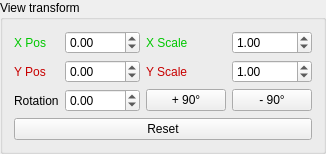
      <widget class="QGroupBox" name="transform">
       <property name="sizePolicy">
        <sizepolicy hsizetype="Preferred" vsizetype="Preferred">
         <horstretch>0</horstretch>
         <verstretch>0</verstretch>
        </sizepolicy>
       </property>
       <property name="title">
        <string>View transform</string>
       </property>
       <property name="checkable">
        <bool>false</bool>
       </property>
       <property name="checked">
        <bool>false</bool>
       </property>
       <layout class="QVBoxLayout" name="verticalLayout_5">
        <item>
         <layout class="QGridLayout" name="gridLayout_4">
          <item row="0" column="0">
           <widget class="QLabel" name="label_18">
            <property name="styleSheet">
             <string notr="true">color: rgb(0, 200, 0)</string>
            </property>
            <property name="text">
             <string>X Pos</string>
            </property>
           </widget>
          </item>
          <item row="2" column="1">
           <widget class="QDoubleSpinBox" name="rotation">
            <property name="wrapping">
             <bool>true</bool>
            </property>
            <property name="minimum">
             <double>-180.000000000000000</double>
            </property>
            <property name="maximum">
             <double>180.000000000000000</double>
            </property>
            <property name="stepType">
             <enum>QAbstractSpinBox::AdaptiveDecimalStepType</enum>
            </property>
           </widget>
          </item>
          <item row="1" column="0">
           <widget class="QLabel" name="label_21">
            <property name="styleSheet">
             <string notr="true">color: rgb(200,0, 0)</string>
            </property>
            <property name="text">
             <string>Y Pos</string>
            </property>
           </widget>
          </item>
          <item row="0" column="3">
           <widget class="QDoubleSpinBox" name="scaleX">
            <property name="sizePolicy">
             <sizepolicy hsizetype="Minimum" vsizetype="Fixed">
              <horstretch>0</horstretch>
              <verstretch>0</verstretch>
             </sizepolicy>
            </property>
            <property name="minimum">
             <double>0.100000000000000</double>
            </property>
            <property name="maximum">
             <double>100.000000000000000</double>
            </property>
            <property name="singleStep">
             <double>0.100000000000000</double>
            </property>
            <property name="stepType">
             <enum>QAbstractSpinBox::AdaptiveDecimalStepType</enum>
            </property>
            <property name="value">
             <double>1.000000000000000</double>
            </property>
           </widget>
          </item>
          <item row="0" column="2">
           <widget class="QLabel" name="label_20">
            <property name="styleSheet">
             <string notr="true">color: rgb(0, 200, 0)</string>
            </property>
            <property name="text">
             <string>X Scale</string>
            </property>
           </widget>
          </item>
          <item row="2" column="2">
           <widget class="QPushButton" name="btnViewPlus90">
            <property name="text">
             <string>+ 90°</string>
            </property>
           </widget>
          </item>
          <item row="2" column="3">
           <widget class="QPushButton" name="btnViewMinus90">
            <property name="text">
             <string>- 90°</string>
            </property>
           </widget>
          </item>
          <item row="1" column="1">
           <widget class="QDoubleSpinBox" name="translateY">
            <property name="sizePolicy">
             <sizepolicy hsizetype="Minimum" vsizetype="Fixed">
              <horstretch>0</horstretch>
              <verstretch>0</verstretch>
             </sizepolicy>
            </property>
            <property name="minimum">
             <double>-1000.000000000000000</double>
            </property>
            <property name="maximum">
             <double>1000.000000000000000</double>
            </property>
            <property name="stepType">
             <enum>QAbstractSpinBox::AdaptiveDecimalStepType</enum>
            </property>
           </widget>
          </item>
          <item row="1" column="3">
           <widget class="QDoubleSpinBox" name="scaleY">
            <property name="minimum">
             <double>0.100000000000000</double>
            </property>
            <property name="maximum">
             <double>100.000000000000000</double>
            </property>
            <property name="singleStep">
             <double>0.100000000000000</double>
            </property>
            <property name="stepType">
             <enum>QAbstractSpinBox::AdaptiveDecimalStepType</enum>
            </property>
            <property name="value">
             <double>1.000000000000000</double>
            </property>
           </widget>
          </item>
          <item row="0" column="1">
           <widget class="QDoubleSpinBox" name="translateX">
            <property name="sizePolicy">
             <sizepolicy hsizetype="Minimum" vsizetype="Fixed">
              <horstretch>0</horstretch>
              <verstretch>0</verstretch>
             </sizepolicy>
            </property>
            <property name="minimum">
             <double>-1000.000000000000000</double>
            </property>
            <property name="maximum">
             <double>1000.000000000000000</double>
            </property>
            <property name="stepType">
             <enum>QAbstractSpinBox::AdaptiveDecimalStepType</enum>
            </property>
           </widget>
          </item>
          <item row="2" column="0">
           <widget class="QLabel" name="label_22">
            <property name="text">
             <string>Rotation</string>
            </property>
           </widget>
          </item>
          <item row="1" column="2">
           <widget class="QLabel" name="label_19">
            <property name="styleSheet">
             <string notr="true">color: rgb(200,0, 0)</string>
            </property>
            <property name="text">
             <string>Y Scale</string>
            </property>
           </widget>
          </item>
         </layout>
        </item>
        <item>
         <widget class="QPushButton" name="btnViewReset">
          <property name="text">
           <string>Reset</string>
          </property>
         </widget>
        </item>
       </layout>
      </widget>
